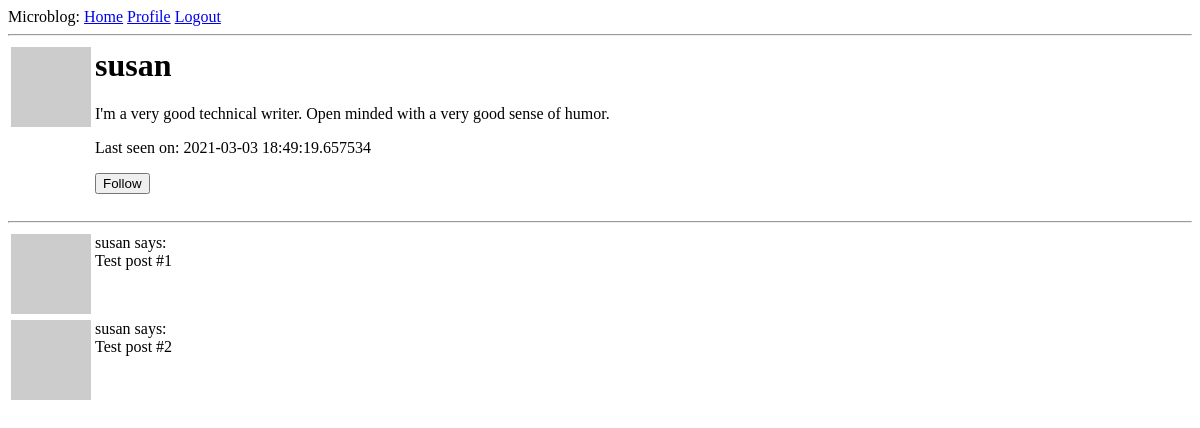
Before: /user/susan (signed in) with the older database file.
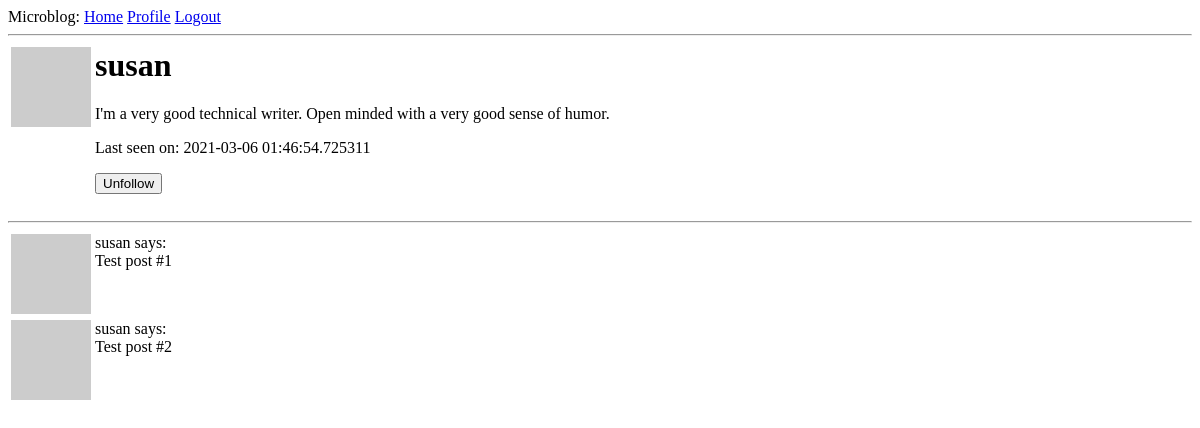
After: the same page with the newer database file.
### app/models.py (models this page shows, shortened)
class User(UserMixin, db.Model):
    id = db.Column(db.Integer, primary_key=True)
    username = db.Column(db.String(64), unique=True, index=True)
    email = db.Column(db.String(120), unique=True, index=True)
    password_hash = db.Column(db.String(128))
    about_me = db.Column(db.String(140))
    last_seen = db.Column(db.DateTime, default=datetime.utcnow)
    posts = db.relationship('Post', backref='author', lazy='dynamic')
    followed = db.relationship(
        'User', secondary=followers,
        primaryjoin=(followers.c.follower_id == id),
        secondaryjoin=(followers.c.followed_id == id),
        backref=db.backref('followers', lazy='dynamic'), lazy='dynamic'
    )
    def __str__(self):
        return "<User: {}>".format(self.username)
    __repr__ = __str__
    def avatar(self, size):
        digest = md5(self.email.lower().encode('utf-8')).hexdigest()
        return 'https://www.gravatar.com/avatar/{}?d=identicon&s={}'.format(
            digest, size)
    def is_following(self, user):
        return self.followed.filter(
            followers.c.followed_id == user.id).count() > 0

### app/routes.py (the view)
@app.route('/user/<username>')
def user(username):
    form = EmptyForm()
    user = User.query.filter_by(username=username).first_or_404()
    posts = [
        {'author': user, 'body': 'Test post #1'},
        {'author': user, 'body': 'Test post #2'}
    ]
    return render_template('user.html', user=user, posts=posts, form=form)

### app/forms.py
class EmptyForm(FlaskForm):
    submit = SubmitField('Submit')

### app/models.py (called while the page is built)
@login.user_loader
def load_user(id):
    return User.query.get(int(id))

### app/routes.py (called while the page is built)
@app.before_request
def before_request():
    if current_user.is_authenticated:
        current_user.last_seen = datetime.utcnow()
        db.session.commit()

### app/templates/user.html (shortened to what this page needs)
{% extends "base.html" %}
{% block content %}
  <table>
    <tr valign="top">
      <td><img src="{{ user.avatar(128) }}"></td>
      <td>
        <h1>{{ user.username }}</h1>
        {% if user.about_me %}<p>{{ user.about_me }}</p>{% endif %}
        {% if user.last_seen %}<p>Last seen on: {{ user.last_seen }}</p>{% endif %}
        {% if user == current_user %}
        <p><a href="{{ url_for('edit_profile') }}">Edit Profile</a></p>
        {% elif not current_user.is_following(user) %}
        <p>
          <form action="{{ url_for('follow', username=user.username) }}" method="post">
            {{ form.submit(value="Follow") }}
          </form>
        </p>
        {% else %}
        <p>
          <form action="{{ url_for('unfollow', username=user.username) }}" method="post">
            {{ form.submit(value="Unfollow") }}
          </form>
        </p>
        {% endif %}
      </td>
    </tr>
  </table>
  <hr>
  {% for post in posts %}
    {% include "_post.html" %}
  {% endfor %}
{% endblock content %}

### app/templates/base.html (shortened to what this page needs)
<html>
    <head>
    </head>
    <body>
        <div>
            Microblog:
            <a href="{{ url_for('index') }}">Home</a>
            {% if current_user.is_anonymous %}
            <a href="{{ url_for('login') }}">Login</a>
            {% else %}
            <a href="{{ url_for('user', username=current_user.username) }}">Profile</a>
            <a href="{{ url_for('logout') }}">Logout</a>
            {% endif %}
        </div>
        <hr>
        {% block content %}{% endblock %}
    </body>
</html>

### app/templates/_post.html
<table>
    <tr valign="top">
        <td><img src="{{ post.author.avatar(32) }}"></td>
        <td>{{ post.author.username }} says: <br>{{ post.body }}</td>
    </tr>
</table>

Changed rows visible on the page:
changed User "susan": last_seen "2021-03-03 18:49:19.657534" → "2021-03-06 01:46:54.725311"
Other visible differences:
form field submit: (not shown) → "Unfollow"
form field submit: "Follow" → (not shown)
